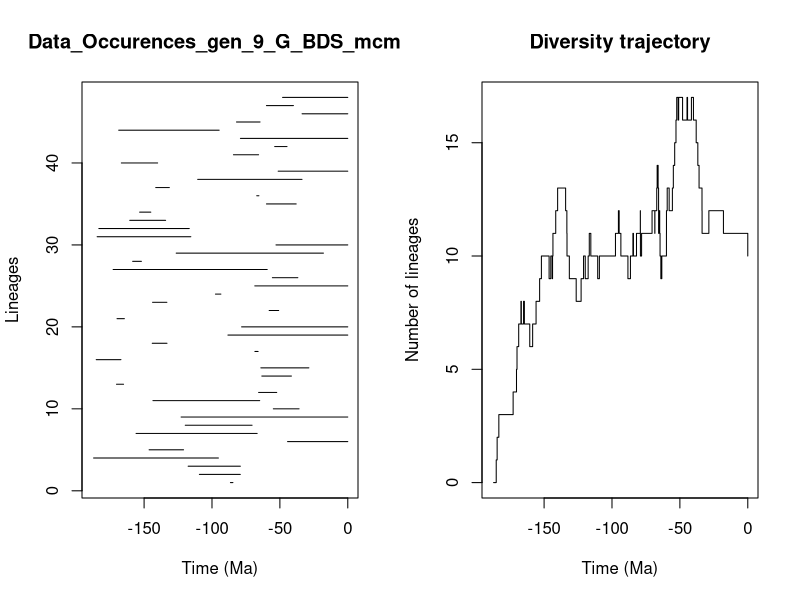

Generate this figure with R:


pdf(file='../Genus/pyrate_mcmc_logs/Data_Occurences_gen_9_G_BDS_mcmc_LTT.pdf',width=0.6*20, height=0.6*10)
title = "Data_Occurences_gen_9_G_BDS_mcmc"
ts=c(86.41279471153652, 109.28399909546053,117.55437102996427,187.19858977206465,146.31206583366935,44.35027448617801,155.9096930071635,119.68494506867503,122.74241605081833,54.824507434327835,143.48727703937257,65.66967253115564,170.3218096575686,63.308266515910574,64.01834810012305,185.25146156915412,68.40251433444679,144.00794045896725,88.26629558314119,78.19859215748393,169.9423164233376,57.898291766673395,143.76448137780196,97.44244746446448,68.48109674727695,55.519694500978154,172.80334495693484,158.43038608589922,126.36001174906569,52.87147654061258,184.5785436434613,183.32463826561957,160.55886422507098,153.2905190134061,59.88079835941027,67.04621750860588,141.4311301830212,110.52646713829827,51.26975577792817,166.75533122878207,84.19524488777895,53.826375009249794,79.05963276950509,168.70398178681165,81.95229309867649,33.655409703904766,59.90120086424686,48.01884108562732)
te=c(84.58937995528368, 79.14148485733477,79.09050212739672,95.26600061975151,120.93766487427705,0.0,66.73611804620737,70.48944816120338,0.0,35.87250585426709,64.86081833804676,52.325804254811345,165.12321874059037,41.50563596575489,28.65699389566305,167.0571294187833,66.02356214904178,133.12936934646208,0.0,0.0,164.51628008972443,50.888132626615565,133.2291467832648,93.45790893013684,0.0,36.7832581781733,59.33424049614633,151.9813218220956,17.928525561861104,0.0,115.58946959799646,116.72090696803912,134.1493861491743,145.05965623319216,37.99080239313796,65.45547673708543,131.41078841290152,33.710898243194144,0.0,140.03147396489462,65.68275334920094,44.75127861978247,0.0,94.71481904903085,64.60080901849409,0.0,40.01195340280857,0.0)
div_traj=c(0, 1,2,3,4,5,6,7,8,7,8,7,6,7,8,9,10,9,10,9,10,11,12,13,12,11,10,9,8,9,10,9,10,11,10,9,10,11,12,11,10,9,10,11,10,11,12,11,10,11,12,11,12,13,14,13,12,11,12,11,10,9,10,11,12,13,12,13,14,15,16,17,16,17,16,17,16,17,16,15,14,13,12,11,12,11,10)
time_events=c(187.19858977206465, 185.25146156915412,184.5785436434613,183.32463826561957,172.80334495693484,170.3218096575686,169.9423164233376,168.70398178681165,167.0571294187833,166.75533122878207,165.12321874059037,164.51628008972443,160.55886422507098,158.43038608589922,155.9096930071635,153.2905190134061,151.9813218220956,146.31206583366935,145.05965623319216,144.00794045896725,143.76448137780196,143.48727703937257,141.4311301830212,140.03147396489462,134.1493861491743,133.2291467832648,133.12936934646208,131.41078841290152,126.36001174906569,122.74241605081833,120.93766487427705,119.68494506867503,117.55437102996427,116.72090696803912,115.58946959799646,110.52646713829827,109.28399909546053,97.44244746446448,95.26600061975151,94.71481904903085,93.45790893013684,88.26629558314119,86.41279471153652,84.58937995528368,84.19524488777895,81.95229309867649,79.14148485733477,79.09050212739672,79.05963276950509,78.19859215748393,70.48944816120338,68.48109674727695,68.40251433444679,67.04621750860588,66.73611804620737,66.02356214904178,65.68275334920094,65.66967253115564,65.45547673708543,64.86081833804676,64.60080901849409,64.01834810012305,63.308266515910574,59.90120086424686,59.88079835941027,59.33424049614633,57.898291766673395,55.519694500978154,54.824507434327835,53.826375009249794,52.87147654061258,52.325804254811345,51.26975577792817,50.888132626615565,48.01884108562732,44.75127861978247,44.35027448617801,41.50563596575489,40.01195340280857,37.99080239313796,36.7832581781733,35.87250585426709,33.710898243194144,33.655409703904766,28.65699389566305,17.928525561861104,0.0)
                par(mfrow=c(1,2))
                L = length(ts)
                plot(ts, 1:L , xlim=c(-max(ts)-1,0), pch=20, type="n", main=title,xlab="Time (Ma)",ylab="Lineages")
                for (i in 1:L){segments(x0=-te[i],y0=i,x1=-ts[i],y1=i)}    
                t = -time_events
                plot(div_traj ~ t,type="s", main = "Diversity trajectory",xlab="Time (Ma)",ylab="Number of lineages",xlim=c(-max(ts)-1,0))
                abline(v=c(65,200,251,367,445),lty=2,col="gray")
                
